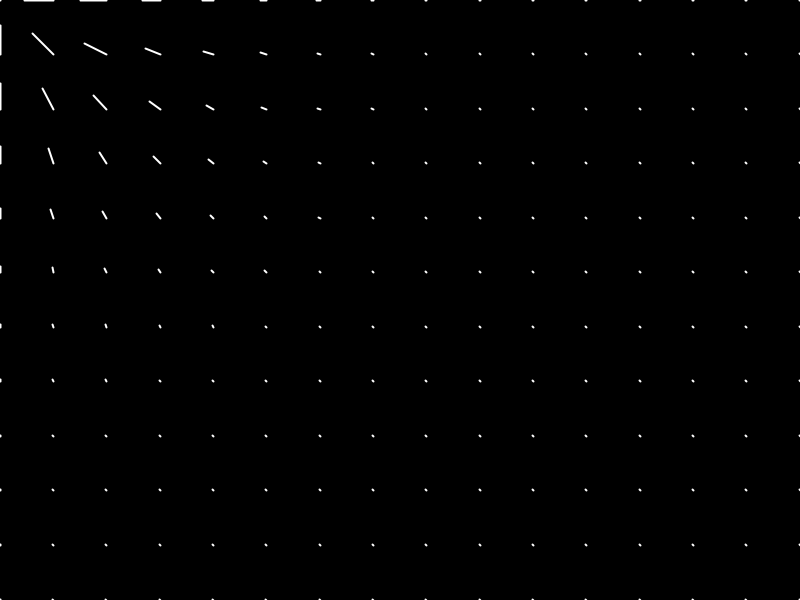
Frame 1 (no input)
Frame 60 (the mouse pressed at the canvas centre just before this capture): identical to frame 1, image omitted
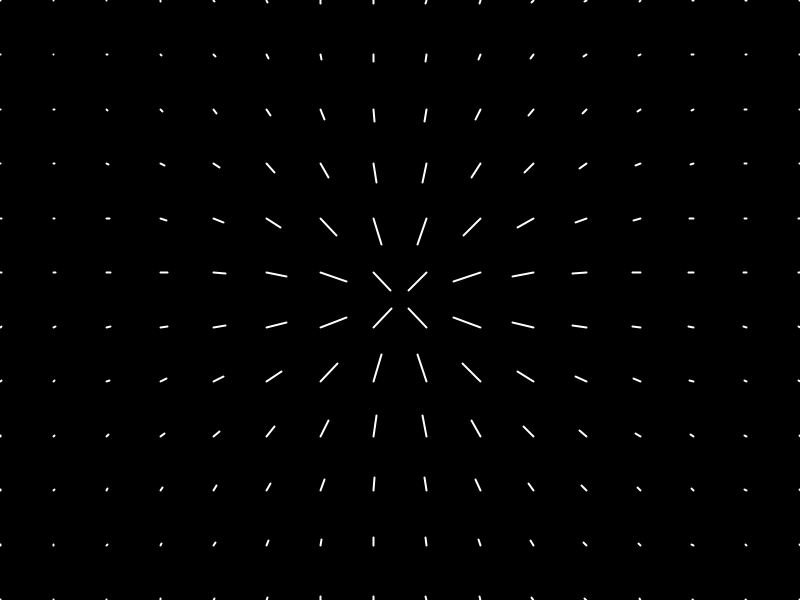
Frame 120 (the mouse held since frame 60 and released just before this capture)

The Processing sketch that drew these frames (run headless with seeded random() and noise(); from frame 60 on, the mouse is pressed at the canvas centre):

// Processing sketch: processing_7446
// ── processing_7446.pde

	public static int MAX_GRID_WIDTH = 64;
	public static int MAX_GRID_HEIGHT = 48;

	private GridNode[][] nodes = new GridNode[MAX_GRID_WIDTH][MAX_GRID_HEIGHT];

	private int gridWidth = 16;
	private int gridHeight = 12;
	private float cellWidth;
	private float cellHeight;
	private float cellWidthInverse;
	private float cellHeightInverse;
	private float gridWithInverse;
	private float gridHeightInverse;

	/**
	 * @param args
	 */
	public static void main(String[] args) {
		PApplet.main(new String[] { "--present", "GridSketch" });
	}

	public void setup() {
		// size(256, 256);
		size(800, 600);
		for (int x = 0; x < gridWidth; x++) {
			for (int y = 0; y < gridHeight; y++) {
				GridNode node = new GridNode();
				node.x = x;
				node.y = y;
				nodes[x][y] = node;
			}
		}
		smooth();
		// noCursor();
		stroke(255);
		strokeWeight(2.0f);
		fill(255);
		background(0);
	}

	public void draw() {
		update();
		background(0);
		drawVectors();
		// applyWarp();
		// drawPoints();
	}

	void update() {
		gridWithInverse = 1.0f / (float) (gridWidth - 1);
		gridHeightInverse = 1.0f / (float) (gridHeight - 1);
		cellWidth = (float) width * gridWithInverse;
		cellHeight = (float) height * gridHeightInverse;
		cellWidthInverse = 1.0f / cellWidth;
		cellHeightInverse = 1.0f / cellHeight;

		for (int x = 0; x < gridWidth; x++) {
			for (int y = 0; y < gridHeight; y++) {
				GridNode node = nodes[x][y];
				VectorType vector = scale(node.getPosition(), new VectorType((float) mouseX, (float) mouseY),
						0.2f);
				vector = zoom(node.getPosition(), new VectorType((float) mouseX, (float) mouseY),0.985f,
						1.2f);
				node.warp = vector;
			}
		}
	}

	void drawPoints() {
		for (int x = 0; x < gridWidth; x++) {
			for (int y = 0; y < gridHeight; y++) {
				GridNode node = nodes[x][y];
				ellipse(node.getAbsolutePixelX(), node.getAbsolutePixelY(),
						2.5f, 2.5f);
			}
		}

	}

	void drawVectors() {
		for (int x = 0; x < gridWidth; x++) {
			for (int y = 0; y < gridHeight; y++) {
				GridNode node = nodes[x][y];
				line(node.getAbsolutePixelX(), node.getAbsolutePixelY(),
						(float) node.getDifferentialPixelX(), (float) node
								.getDifferentialPixelY());
			}
		}

	}

	void applyWarp() {
		loadPixels();
		for (int x = 0; x < width; x++) {
			for (int y = 0; y < height; y++) {
				VectorType warpedPosition = getWarpedPosition(x, y);
				set(x, y, getColor(warpedPosition));
			}
		}

	}

	/**
	 * This method returns the warped pixel coordinate for a coordinate in the
	 * differential warp field (in pixels). The resulting vector is calculated
	 * by a linear interpolation between the nearest grid node values
	 * 
	 * @param x
	 *            horizontal pixel position
	 * @param y
	 *            vertical pixel position
	 * @return the warped pixel position
	 */
	VectorType getWarpedPosition(float x, float y) {
		int gridX = floor(x * cellWidthInverse);
		int gridY = floor(y * cellHeightInverse);

		int p0x = nodes[gridX][gridY].getAbsolutePixelX();
		int p0y = nodes[gridX][gridY].getAbsolutePixelY();

		float topLeftX = nodes[gridX][gridY].getDifferentialPixelX();
		float topLeftY = nodes[gridX][gridY].getDifferentialPixelY();

		float topRightX = nodes[gridX + 1][gridY].getDifferentialPixelX();
		float topRightY = nodes[gridX + 1][gridY].getDifferentialPixelY();

		float bottomLeftX = nodes[gridX][gridY + 1].getDifferentialPixelX();
		float bottomLeftY = nodes[gridX][gridY + 1].getDifferentialPixelY();

		float bottomRightX = nodes[gridX + 1][gridY + 1]
				.getDifferentialPixelX();
		float bottomRightY = nodes[gridX + 1][gridY + 1]
				.getDifferentialPixelY();

		float u = (x - p0x) * cellWidthInverse;
		float v = (y - p0y) * cellHeightInverse;

		VectorType warpedPosition = new VectorType();
		warpedPosition.x = interpolate(topLeftX, topRightX, bottomLeftX,
				bottomRightX, u, v);
		warpedPosition.y = interpolate(topLeftY, topRightY, bottomLeftY,
				bottomRightY, u, v);
		;
		return warpedPosition;
	}

	/**
	 * @param topLeft
	 * @param topRight
	 * @param bottomLeft
	 * @param bottomRight
	 * @param x
	 *            horizontal interpolation
	 * @param y
	 *            vertical interpolation
	 * @return lerp in 2D
	 */
	float interpolate(float topLeft, float topRight, float bottomLeft,
			float bottomRight, float x, float y) {
		return lerp(lerp(topLeft, topRight, x),
				lerp(bottomLeft, bottomRight, x), y);
	}

	/**
	 * @param subPixelPosition
	 * @return bilinear filtered color
	 */
	int getColor(VectorType subPixelPosition) {
		int x = floor(subPixelPosition.x);
		int y = floor(subPixelPosition.y);

		y = constrain(y, 0, height - 2);

		int indexTopLeft = x + y * width;
		int indexTopRight = x + 1 + y * width;
		int indexBottomLeft = x + (y + 1) * width;
		int indexBottomRight = x + 1 + (y + 1) * width;

		float u = subPixelPosition.x - x;
		float v = subPixelPosition.y - y;

		int c = lerpColor(lerpColor(pixels[indexTopLeft],
				pixels[indexTopRight], u), lerpColor(pixels[indexBottomLeft],
				pixels[indexBottomRight], u), v);

		float r = red(c);
		float g = green(c);
		float b = blue(c);

		r = constrain(r - 4, 0, 255);
		g = constrain(g - 4, 0, 255);
		b = constrain(b - 4, 0, 255);

		return color(r, g, b);
	}

	private VectorType scale(VectorType position, VectorType center, float scale) {
		return scale(position, center, scale, scale);
	}

	private VectorType scale(VectorType position, VectorType center,
			float horizontalScale, float verticalScale) {
		VectorType scaleVector = new VectorType();
		scaleVector.x = center.x - position.x;
		scaleVector.y = center.y - position.y;
		scaleVector.x *= horizontalScale;
		scaleVector.y *= verticalScale;

		return scaleVector;
	}
	
	private VectorType zoom(VectorType position, VectorType center, float logFactor, float zoom){
		float d = distance(position,center);
		
		VectorType zoomVector = scale(position,center,zoom);
		if(d!=0){
			zoomVector.x *= pow(logFactor,d);
			zoomVector.y *= pow(logFactor,d);
		}
		
		return zoomVector;
	}

	public static float distance(VectorType p0, VectorType p1) {
		return sqrt((p0.x-p1.x)*(p0.x-p1.x) + (p0.y-p1.y)*(p0.y-p1.y));
	}

	public class VectorType {
		float x, y;

		public VectorType() {
			x = 0;
			y = 0;
		}

		public VectorType(float x, float y) {
			this.x = x;
			this.y = y;
		}

	}

	public class GridNode {
		int x, y;
		VectorType warp = new VectorType();

		public int getAbsolutePixelX() {
			return floor(width * getNormalizedX());
		}

		public VectorType getPosition() {
			return new VectorType(getAbsolutePixelX(),getAbsolutePixelY());
		}

		public int getAbsolutePixelY() {
			return floor(height * getNormalizedY());
		}

		public float getDifferentialPixelX() {
			return getAbsolutePixelX() + warp.x;
		}

		public float getDifferentialPixelY() {
			return getAbsolutePixelY() + warp.y;
		}

		public float getNormalizedX() {
			return x * gridWithInverse;
		}

		public float getNormalizedY() {
			return y * gridHeightInverse;
		}
	}
